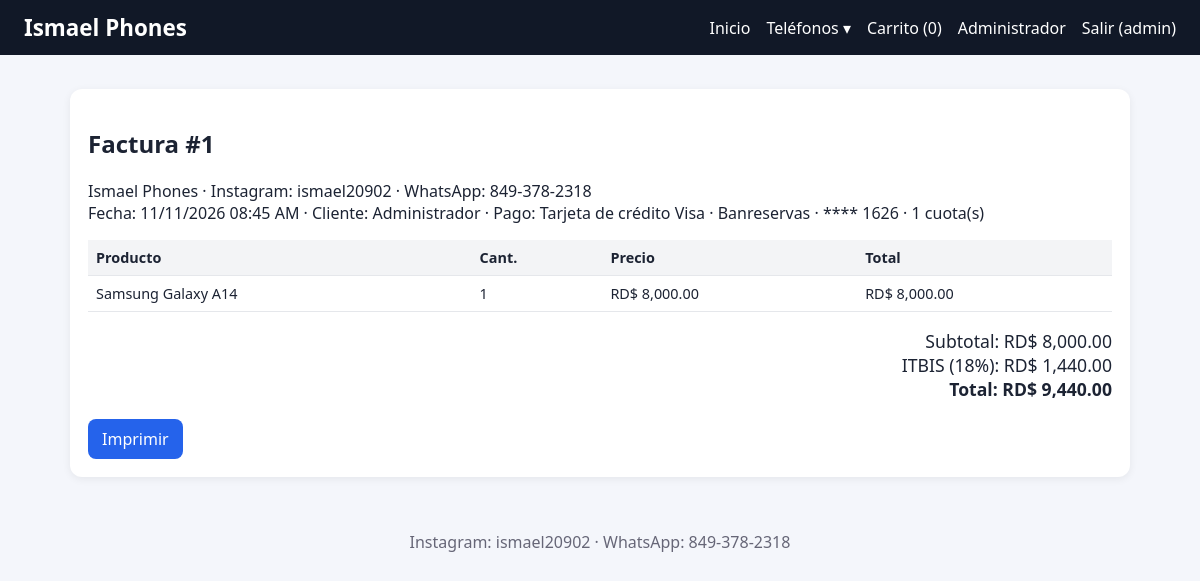
The app's page /factura.php?id=1 (signed in) with its own data.
### tables this page shows
CREATE TABLE facturas_venta(id INTEGER PRIMARY KEY AUTOINCREMENT, fecha TEXT DEFAULT CURRENT_TIMESTAMP, usuario_id INTEGER, subtotal REAL, itbis REAL, total REAL, metodo_pago TEXT, tipo TEXT DEFAULT 'Salida');

CREATE TABLE usuarios(id INTEGER PRIMARY KEY AUTOINCREMENT, usuario TEXT UNIQUE, clave TEXT, nombre TEXT, rol TEXT DEFAULT 'cliente', creado TEXT DEFAULT CURRENT_TIMESTAMP);

CREATE TABLE detalle_venta(id INTEGER PRIMARY KEY AUTOINCREMENT, factura_id INTEGER, producto_id INTEGER, cantidad INTEGER, precio_unitario REAL);

CREATE TABLE productos(id INTEGER PRIMARY KEY AUTOINCREMENT, marca TEXT, nombre TEXT, descripcion TEXT, ram TEXT, almacenamiento TEXT, camara TEXT, carga TEXT, precio_compra REAL, precio_venta REAL, stock INTEGER DEFAULT 0, imagen TEXT, proveedor_id INTEGER);

### factura.php (the view, shortened to what this page needs)
<?php require 'config.php';
$s = $db->prepare("SELECT f.*, u.nombre, u.usuario FROM facturas_venta f LEFT JOIN usuarios u ON u.id=f.usuario_id WHERE f.id=?"); $s->execute([(int)($_GET['id'] ?? 0)]); $f = $s->fetch();
$d = $db->prepare("SELECT d.*, p.marca, p.nombre FROM detalle_venta d LEFT JOIN productos p ON p.id=d.producto_id WHERE factura_id=?"); $d->execute([$f['id']]);
top('Factura'); ?>
<div class="box"><h2>Factura #<?= $f['id'] ?></h2>
<p>Ismael Phones · Instagram: ismael20902 · WhatsApp: 849-378-2318<br>Fecha: <?= e(fecha_rd($f['fecha'])) ?> · Cliente: <?= e($f['nombre'] ?: $f['usuario']) ?> · Pago: <?= e($f['metodo_pago']) ?></p>
<table><tr><th>Producto</th><th>Cant.</th><th>Precio</th><th>Total</th></tr>
<?php foreach ($d as $r): ?><tr><td><?= e($r['marca'].' '.$r['nombre']) ?></td><td><?= $r['cantidad'] ?></td><td><?= m($r['precio_unitario']) ?></td><td><?= m($r['precio_unitario']*$r['cantidad']) ?></td></tr><?php endforeach; ?></table>
<p class="tot">Subtotal: <?= m($f['subtotal']) ?><br>ITBIS (18%): <?= m($f['itbis']) ?><br><b>Total: <?= m($f['total']) ?></b></p>
<button class="noprint" onclick="print()">Imprimir</button></div>

### style.css (style rules this page uses)
* { box-sizing:border-box }
body { margin:0;font-family:system-ui,Arial,sans-serif;background:#f4f6fb;color:#1c2333 }
input,select,textarea,button { padding:9px;border:1px solid #ccd;border-radius:8px;font:inherit }
button,.btn { background:#2563eb;color:#fff;border:0;cursor:pointer;text-decoration:none;padding:9px 14px;border-radius:8px;display:inline-block }
.box { background:#fff;padding:18px;border-radius:12px;margin:14px 0;box-shadow:0 2px 8px #0001 }
table { width:100%;border-collapse:collapse;background:#fff;font-size:.9rem }
th,td { padding:8px;border-bottom:1px solid #e5e7eb;text-align:left }
th { background:#f3f4f6 }
.tot { text-align:right;font-size:1.1rem }
html { scroll-behavior:smooth }

### records on screen
facturas_venta: id "1", fecha "11/11/2026 08:45 AM", usuario.nombre "Administrador", metodo_pago "Tarjeta de crédito Visa · Banreservas · **** 1626 · 1 cuota(s)", subtotal "RD$ 8,000.00", itbis "RD$ 1,440.00", total "RD$ 9,440.00"
detalle_venta: producto.nombre "Samsung Galaxy A14", cantidad "1", precio_unitario "RD$ 8,000.00", m($r['precio_unitario']*$r['cantidad']) "RD$ 8,000.00"

### other values on screen
$n "0"
$u "admin"
